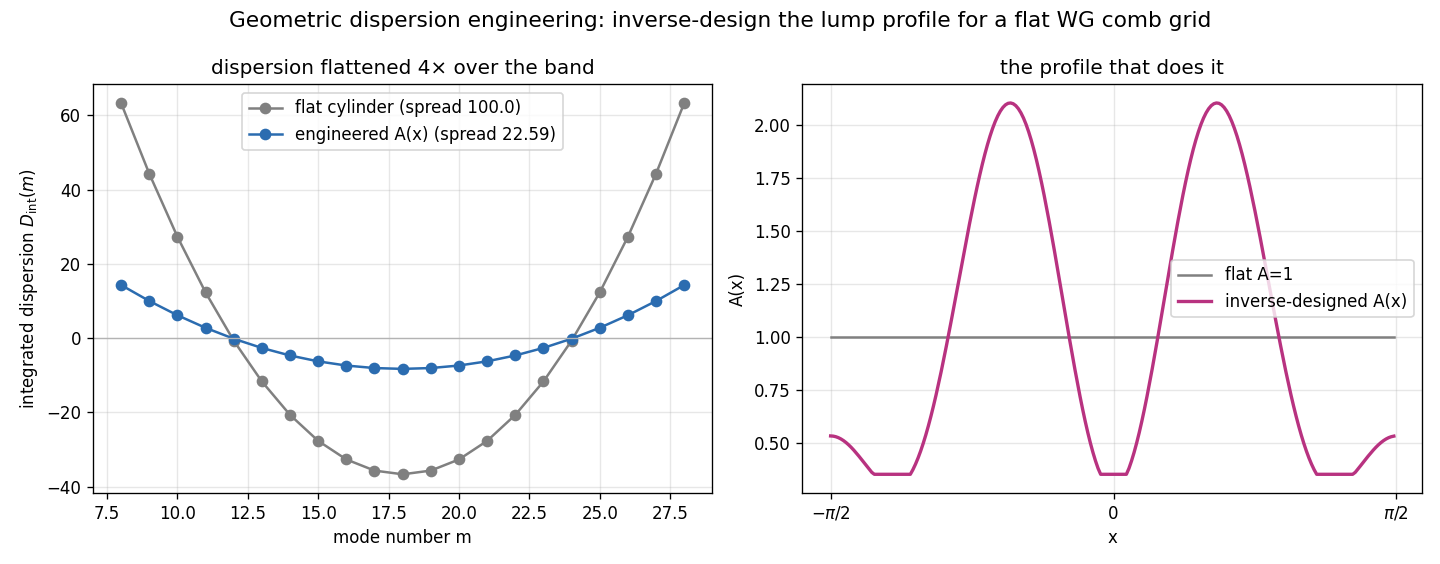

Recreate this plot in Python.
"""
Frontier prototype 1: geometric dispersion engineering of a WG resonator.

A microtoroid's soliton-comb performance is set by its modal dispersion
D_int(m) = omega_m - (omega_0 + D1 m). Here omega_m = E0(m), the ground transverse
state of the reduced operator H_m = -(1/A) d(A d) + m^2/A^2 -- so the lump profile
A(x) IS the dispersion knob. We inverse-design A(x) (a few harmonics) to FLATTEN
D_int over a mode band (a broadband, low-dispersion resonator), by minimising the
mode-frequency departure from an equidistant comb grid.
"""
import numpy as np
import scipy.sparse as sp
from scipy.linalg import eigh
from scipy.optimize import minimize
import matplotlib
matplotlib.use("Agg")
import matplotlib.pyplot as plt

OUT = "/home/thorax/nls_lumpy_torus"
Nx = 220
x = np.linspace(-np.pi / 2, np.pi / 2, Nx, endpoint=False)
dx = x[1] - x[0]
harm = np.array([np.cos(2 * x), np.cos(4 * x), np.cos(6 * x)])   # design harmonics (period pi)
ms = np.arange(8, 29)                                             # mode band
m0 = ms[len(ms) // 2]


def A_of(a):
    A = 1.0 + a @ harm
    return np.clip(A, 0.35, None)


def E0(m, A):
    Aface = 0.5 * (A + np.roll(A, -1)); Am = np.roll(Aface, 1)
    r = np.r_[np.arange(Nx), np.arange(Nx), (np.arange(Nx) + 1) % Nx]
    c = np.r_[np.arange(Nx), (np.arange(Nx) + 1) % Nx, np.arange(Nx)]
    v = np.r_[(Am + Aface) / dx, -Aface / dx, -Aface / dx]
    S = sp.coo_matrix((v, (r, c)), shape=(Nx, Nx)).toarray() + np.diag(m ** 2 / A * dx)
    return eigh(S, np.diag(A * dx), eigvals_only=True, subset_by_index=[0, 0])[0]


def dint(A):
    E = np.array([E0(m, A) for m in ms])
    # remove the equidistant (linear) part -> integrated dispersion
    c1, c0 = np.polyfit(ms - m0, E, 1)
    return E - (c0 + c1 * (ms - m0))


def loss(a):
    A = A_of(a)
    pen = 1e3 * np.sum(np.clip(0.35 - (1 + a @ harm), 0, None) ** 2)   # keep A>0.35
    return np.sum(dint(A) ** 2) + pen


base = A_of(np.zeros(3))                    # flat cylinder A=1 (reference)
res = minimize(loss, np.zeros(3), method="Nelder-Mead",
               options={"xatol": 1e-4, "fatol": 1e-6, "maxiter": 4000})
Aopt = A_of(res.x)
Db, Do = dint(base), dint(Aopt)

fig, ax = plt.subplots(1, 2, figsize=(12, 4.7))
ax[0].plot(ms, Db, "o-", color="0.5", label=f"flat cylinder (spread {np.ptp(Db):.1f})")
ax[0].plot(ms, Do, "o-", color="#2b6cb0", label=f"engineered A(x) (spread {np.ptp(Do):.2f})")
ax[0].axhline(0, color="0.7", lw=.8)
ax[0].set_xlabel("mode number m"); ax[0].set_ylabel(r"integrated dispersion $D_{\rm int}(m)$")
ax[0].set_title(f"dispersion flattened {np.ptp(Db)/max(np.ptp(Do),1e-9):.0f}× over the band")
ax[0].legend(); ax[0].grid(alpha=0.3)
ax[1].plot(x, base, "0.5", lw=1.5, label="flat A=1")
ax[1].plot(x, Aopt, "#b83280", lw=2, label="inverse-designed A(x)")
ax[1].set_xticks([-np.pi / 2, 0, np.pi / 2]); ax[1].set_xticklabels([r"$-\pi/2$", "0", r"$\pi/2$"])
ax[1].set_xlabel("x"); ax[1].set_ylabel("A(x)"); ax[1].set_title("the profile that does it")
ax[1].legend(); ax[1].grid(alpha=0.3)
fig.suptitle("Geometric dispersion engineering: inverse-design the lump profile for a flat WG comb grid",
             fontsize=13)
fig.tight_layout(); fig.savefig(f"{OUT}/dispersion_design.png", dpi=120)
print(f"wrote dispersion_design.png  spread {np.ptp(Db):.2f} -> {np.ptp(Do):.3f}  (a={np.round(res.x,3)})")
